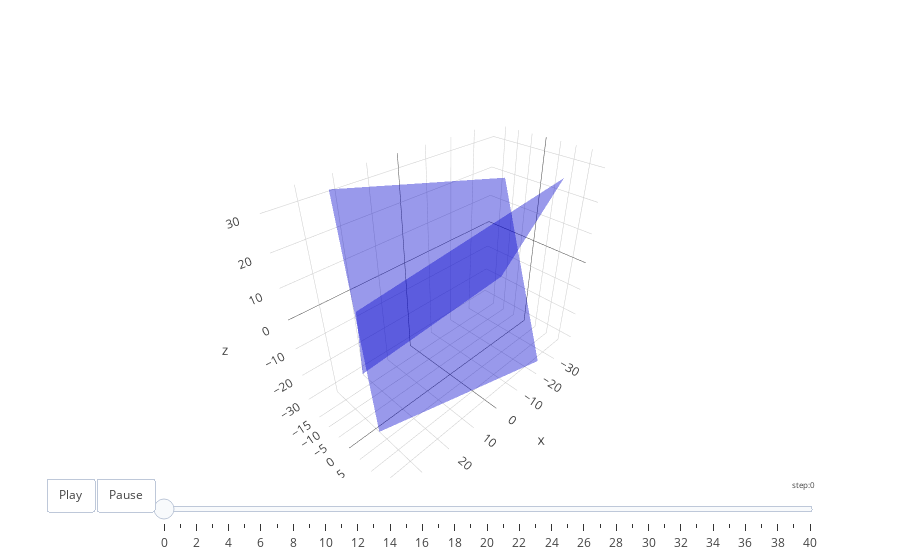

The cell this chart's notebook holds for it:
### Code cell
interactive_plotly()

### Figure 1 — Plotly figure (JSON) as saved in the notebook; plotly's stock layout.template omitted (floating-point values rounded to 4 significant figures)
{"data": [{"colorscale": [[0, "rgb(0,0,255)"], [1, "rgb(0,0,255)"]], "name": "left", "opacity": 0.4, "showscale": false, "type": "surface", "x": [[-22.56, -24.05, -25.53, -27.02, -28.5, -29.99, -31.47, -32.96, -34.44, -35.93], [-16.06, -17.55, -19.03, -20.52, -22.0, -23.49, -24.97, -26.46, -27.94, -29.43], [-9.565, -11.05, -12.54, -14.02, -15.51, -16.99, -18.48, -19.96, -21.45, -22.93], [-3.066, -4.551, -6.036, -7.521, -9.006, -10.49, -11.98, -13.46, -14.95, -16.43], [3.433, 1.948, 0.463, -1.022, -2.507, -3.992, -5.477, -6.962, -8.447, -9.932], [9.932, 8.447, 6.962, 5.477, 3.992, 2.507, 1.022, -0.463, -1.948, -3.433], [16.43, 14.95, 13.46, 11.98, 10.49, 9.006, 7.521, 6.036, 4.551, 3.066], [22.93, 21.45, 19.96, 18.48, 16.99, 15.51, 14.02, 12.54, 11.05, 9.565], [29.43, 27.94, 26.46, 24.97, 23.49, 22.0, 20.52, 19.03, 17.55, 16.06], [35.93, 34.44, 32.96, 31.47, 29.99, 28.5, 27.02, 25.53, 24.05, 22.56]], "y": [[17.96, 14.71, 11.47, 8.216, 4.966, 1.717, -1.533, -4.783, -8.032, -11.28], [17.22, 13.97, 10.72, 7.473, 4.224, 0.974, -2.276, -5.525, -8.775, -12.02], [16.48, 13.23, 9.98, 6.731, 3.481, 0.2315, -3.018, -6.268, -9.517, -12.77], [15.74, 12.49, 9.238, 5.988, 2.739, -0.511, -3.761, -7.01, -10.26, -13.51], [14.99, 11.74, 8.495, 5.246, 1.996, -1.254, -4.503, -7.753, -11.0, -14.25], [14.25, 11.0, 7.753, 4.503, 1.254, -1.996, -5.246, -8.495, -11.74, -14.99], [13.51, 10.26, 7.01, 3.761, 0.511, -2.739, -5.988, -9.238, -12.49, -15.74], [12.77, 9.517, 6.268, 3.018, -0.2315, -3.481, -6.731, -9.98, -13.23, -16.48], [12.02, 8.775, 5.525, 2.276, -0.974, -4.224, -7.473, -10.72, -13.97, -17.22], [11.28, 8.032, 4.783, 1.533, -1.717, -4.966, -8.216, -11.47, -14.71, -17.96]], "z": [[-31.12, -25.49, -19.86, -14.23, -8.602, -2.973, 2.655, 8.284, 13.91, 19.54], [-29.83, -24.2, -18.57, -12.94, -7.315, -1.687, 3.941, 9.57, 15.2, 20.83], [-28.54, -22.91, -17.29, -11.66, -6.029, -0.4009, 5.228, 10.86, 16.48, 22.11], [-27.26, -21.63, -16.0, -10.37, -4.743, 0.8851, 6.514, 12.14, 17.77, 23.4], [-25.97, -20.34, -14.71, -9.086, -3.457, 2.171, 7.8, 13.43, 19.06, 24.68], [-24.68, -19.06, -13.43, -7.8, -2.171, 3.457, 9.086, 14.71, 20.34, 25.97], [-23.4, -17.77, -12.14, -6.514, -0.8851, 4.743, 10.37, 16.0, 21.63, 27.26], [-22.11, -16.48, -10.86, -5.228, 0.4009, 6.029, 11.66, 17.29, 22.91, 28.54], [-20.83, -15.2, -9.57, -3.941, 1.687, 7.315, 12.94, 18.57, 24.2, 29.83], [-19.54, -13.91, -8.284, -2.655, 2.973, 8.602, 14.23, 19.86, 25.49, 31.12]]}, {"colorscale": [[0, "rgb(0,0,255)"], [1, "rgb(0,0,255)"]], "name": "right", "opacity": 0.4, "showscale": false, "type": "surface", "x": [[-36.91, -30.48, -24.06, -17.63, -11.2, -4.778, 1.648, 8.074, 14.5, 20.93], [-35.13, -28.71, -22.28, -15.85, -9.428, -3.002, 3.424, 9.85, 16.28, 22.7], [-33.36, -26.93, -20.5, -14.08, -7.652, -1.226, 5.199, 11.63, 18.05, 24.48], [-31.58, -25.15, -18.73, -12.3, -5.876, 0.5493, 6.975, 13.4, 19.83, 26.25], [-29.8, -23.38, -16.95, -10.53, -4.101, 2.325, 8.751, 15.18, 21.6, 28.03], [-28.03, -21.6, -15.18, -8.751, -2.325, 4.101, 10.53, 16.95, 23.38, 29.8], [-26.25, -19.83, -13.4, -6.975, -0.5493, 5.876, 12.3, 18.73, 25.15, 31.58], [-24.48, -18.05, -11.63, -5.199, 1.226, 7.652, 14.08, 20.5, 26.93, 33.36], [-22.7, -16.28, -9.85, -3.424, 3.002, 9.428, 15.85, 22.28, 28.71, 35.13], [-20.93, -14.5, -8.074, -1.648, 4.778, 11.2, 17.63, 24.06, 30.48, 36.91]], "y": [[-10.46, -11.35, -12.24, -13.13, -14.01, -14.9, -15.79, -16.68, -17.57, -18.45], [-7.25, -8.138, -9.026, -9.913, -10.8, -11.69, -12.58, -13.46, -14.35, -15.24], [-4.037, -4.925, -5.813, -6.701, -7.588, -8.476, -9.364, -10.25, -11.14, -12.03], [-0.824, -1.712, -2.6, -3.488, -4.375, -5.263, -6.151, -7.039, -7.927, -8.815], [2.389, 1.501, 0.6132, -0.2747, -1.163, -2.05, -2.938, -3.826, -4.714, -5.602], [5.602, 4.714, 3.826, 2.938, 2.05, 1.163, 0.2747, -0.6132, -1.501, -2.389], [8.815, 7.927, 7.039, 6.151, 5.263, 4.375, 3.488, 2.6, 1.712, 0.824], [12.03, 11.14, 10.25, 9.364, 8.476, 7.588, 6.701, 5.813, 4.925, 4.037], [15.24, 14.35, 13.46, 12.58, 11.69, 10.8, 9.913, 9.026, 8.138, 7.25], [18.45, 17.57, 16.68, 15.79, 14.9, 14.01, 13.13, 12.24, 11.35, 10.46]], "z": [[-18.12, -19.66, -21.2, -22.74, -24.27, -25.81, -27.35, -28.89, -30.42, -31.96], [-12.56, -14.09, -15.63, -17.17, -18.71, -20.25, -21.78, -23.32, -24.86, -26.4], [-6.992, -8.53, -10.07, -11.61, -13.14, -14.68, -16.22, -17.76, -19.29, -20.83], [-1.427, -2.965, -4.503, -6.041, -7.578, -9.116, -10.65, -12.19, -13.73, -15.27], [4.138, 2.6, 1.062, -0.4757, -2.014, -3.551, -5.089, -6.627, -8.165, -9.703], [9.703, 8.165, 6.627, 5.089, 3.551, 2.014, 0.4757, -1.062, -2.6, -4.138], [15.27, 13.73, 12.19, 10.65, 9.116, 7.578, 6.041, 4.503, 2.965, 1.427], [20.83, 19.29, 17.76, 16.22, 14.68, 13.14, 11.61, 10.07, 8.53, 6.992], [26.4, 24.86, 23.32, 21.78, 20.25, 18.71, 17.17, 15.63, 14.09, 12.56], [31.96, 30.42, 28.89, 27.35, 25.81, 24.27, 22.74, 21.2, 19.66, 18.12]]}, {"mode": "lines", "name": "path_0", "type": "scatter3d", "x": [0], "y": [0], "z": [20]}], "layout": {"showlegend": false, "sliders": [{"active": 0, "currentvalue": {"font": {"size": 8}, "prefix": "step:", "visible": true, "xanchor": "right"}, "len": 0.9, "pad": {"b": 0, "t": 0}, "steps": [{"args": [[0], {"frame": {"duration": 200, "redraw": false}, "mode": "immediate", "transition": {"duration": 200}}], "label": 0, "method": "animate"}, {"args": [[1], {"frame": {"duration": 200, "redraw": false}, "mode": "immediate", "transition": {"duration": 200}}], "label": 1, "method": "animate"}, {"args": [[2], {"frame": {"duration": 200, "redraw": false}, "mode": "immediate", "transition": {"duration": 200}}], "label": 2, "method": "animate"}, {"args": [[3], {"frame": {"duration": 200, "redraw": false}, "mode": "immediate", "transition": {"duration": 200}}], "label": 3, "method": "animate"}, {"args": [[4], {"frame": {"duration": 200, "redraw": false}, "mode": "immediate", "transition": {"duration": 200}}], "label": 4, "method": "animate"}, {"args": [[5], {"frame": {"duration": 200, "redraw": false}, "mode": "immediate", "transition": {"duration": 200}}], "label": 5, "method": "animate"}, {"args": [[6], {"frame": {"duration": 200, "redraw": false}, "mode": "immediate", "transition": {"duration": 200}}], "label": 6, "method": "animate"}, {"args": [[7], {"frame": {"duration": 200, "redraw": false}, "mode": "immediate", "transition": {"duration": 200}}], "label": 7, "method": "animate"}, {"args": [[8], {"frame": {"duration": 200, "redraw": false}, "mode": "immediate", "transition": {"duration": 200}}], "label": 8, "method": "animate"}, {"args": [[9], {"frame": {"duration": 200, "redraw": false}, "mode": "immediate", "transition": {"duration": 200}}], "label": 9, "method": "animate"}, {"args": [[10], {"frame": {"duration": 200, "redraw": false}, "mode": "immediate", "transition": {"duration": 200}}], "label": 10, "method": "animate"}, {"args": [[11], {"frame": {"duration": 200, "redraw": false}, "mode": "immediate", "transition": {"duration": 200}}], "label": 11, "method": "animate"}, {"args": [[12], {"frame": {"duration": 200, "redraw": false}, "mode": "immediate", "transition": {"duration": 200}}], "label": 12, "method": "animate"}, {"args": [[13], {"frame": {"duration": 200, "redraw": false}, "mode": "immediate", "transition": {"duration": 200}}], "label": 13, "method": "animate"}, {"args": [[14], {"frame": {"duration": 200, "redraw": false}, "mode": "immediate", "transition": {"duration": 200}}], "label": 14, "method": "animate"}, {"args": [[15], {"frame": {"duration": 200, "redraw": false}, "mode": "immediate", "transition": {"duration": 200}}], "label": 15, "method": "animate"}, {"args": [[16], {"frame": {"duration": 200, "redraw": false}, "mode": "immediate", "transition": {"duration": 200}}], "label": 16, "method": "animate"}, {"args": [[17], {"frame": {"duration": 200, "redraw": false}, "mode": "immediate", "transition": {"duration": 200}}], "label": 17, "method": "animate"}, {"args": [[18], {"frame": {"duration": 200, "redraw": false}, "mode": "immediate", "transition": {"duration": 200}}], "label": 18, "method": "animate"}, {"args": [[19], {"frame": {"duration": 200, "redraw": false}, "mode": "immediate", "transition": {"duration": 200}}], "label": 19, "method": "animate"}, {"args": [[20], {"frame": {"duration": 200, "redraw": false}, "mode": "immediate", "transition": {"duration": 200}}], "label": 20, "method": "animate"}, {"args": [[21], {"frame": {"duration": 200, "redraw": false}, "mode": "immediate", "transition": {"duration": 200}}], "label": 21, "method": "animate"}, {"args": [[22], {"frame": {"duration": 200, "redraw": false}, "mode": "immediate", "transition": {"duration": 200}}], "label": 22, "method": "animate"}, {"args": [[23], {"frame": {"duration": 200, "redraw": false}, "mode": "immediate", "transition": {"duration": 200}}], "label": 23, "method": "animate"}, {"args": [[24], {"frame": {"duration": 200, "redraw": false}, "mode": "immediate", "transition": {"duration": 200}}], "label": 24, "method": "animate"}, {"args": [[25], {"frame": {"duration": 200, "redraw": false}, "mode": "immediate", "transition": {"duration": 200}}], "label": 25, "method": "animate"}, {"args": [[26], {"frame": {"duration": 200, "redraw": false}, "mode": "immediate", "transition": {"duration": 200}}], "label": 26, "method": "animate"}, {"args": [[27], {"frame": {"duration": 200, "redraw": false}, "mode": "immediate", "transition": {"duration": 200}}], "label": 27, "method": "animate"}, {"args": [[28], {"frame": {"duration": 200, "redraw": false}, "mode": "immediate", "transition": {"duration": 200}}], "label": 28, "method": "animate"}, {"args": [[29], {"frame": {"duration": 200, "redraw": false}, "mode": "immediate", "transition": {"duration": 200}}], "label": 29, "method": "animate"}, {"args": [[30], {"frame": {"duration": 200, "redraw": false}, "mode": "immediate", "transition": {"duration": 200}}], "label": 30, "method": "animate"}, {"args": [[31], {"frame": {"duration": 200, "redraw": false}, "mode": "immediate", "transition": {"duration": 200}}], "label": 31, "method": "animate"}, {"args": [[32], {"frame": {"duration": 200, "redraw": false}, "mode": "immediate", "transition": {"duration": 200}}], "label": 32, "method": "animate"}, {"args": [[33], {"frame": {"duration": 200, "redraw": false}, "mode": "immediate", "transition": {"duration": 200}}], "label": 33, "method": "animate"}, {"args": [[34], {"frame": {"duration": 200, "redraw": false}, "mode": "immediate", "transition": {"duration": 200}}], "label": 34, "method": "animate"}, {"args": [[35], {"frame": {"duration": 200, "redraw": false}, "mode": "immediate", "transition": {"duration": 200}}], "label": 35, "method": "animate"}, {"args": [[36], {"frame": {"duration": 200, "redraw": false}, "mode": "immediate", "transition": {"duration": 200}}], "label": 36, "method": "animate"}, {"args": [[37], {"frame": {"duration": 200, "redraw": false}, "mode": "immediate", "transition": {"duration": 200}}], "label": 37, "method": "animate"}, {"args": [[38], {"frame": {"duration": 200, "redraw": false}, "mode": "immediate", "transition": {"duration": 200}}], "label": 38, "method": "animate"}, {"args": [[39], {"frame": {"duration": 200, "redraw": false}, "mode": "immediate", "transition": {"duration": 200}}], "label": 39, "method": "animate"}, {"args": [[40], {"frame": {"duration": 200, "redraw": false}, "mode": "immediate", "transition": {"duration": 200}}], "label": 40, "method": "animate"}], "transition": {"duration": 200, "easing": "ease"}, "x": 0.1, "xanchor": "left", "y": 0, "yanchor": "top"}], "updatemenus": [{"buttons": [{"args": [null, {"frame": {"duration": 200, "redraw": false}, "fromcurrent": true, "transition": {"duration": 200, "easing": "ease"}}], "label": "Play", "method": "animate"}, {"args": [[null], {"frame": {"duration": 0, "redraw": false}, "mode": "immediate", "transition": {"duration": 0}}], "label": "Pause", "method": "animate"}], "direction": "left", "pad": {"r": 0, "t": 0}, "showactive": false, "type": "buttons", "x": 0.1, "xanchor": "right", "y": 0, "yanchor": "top"}]}}
